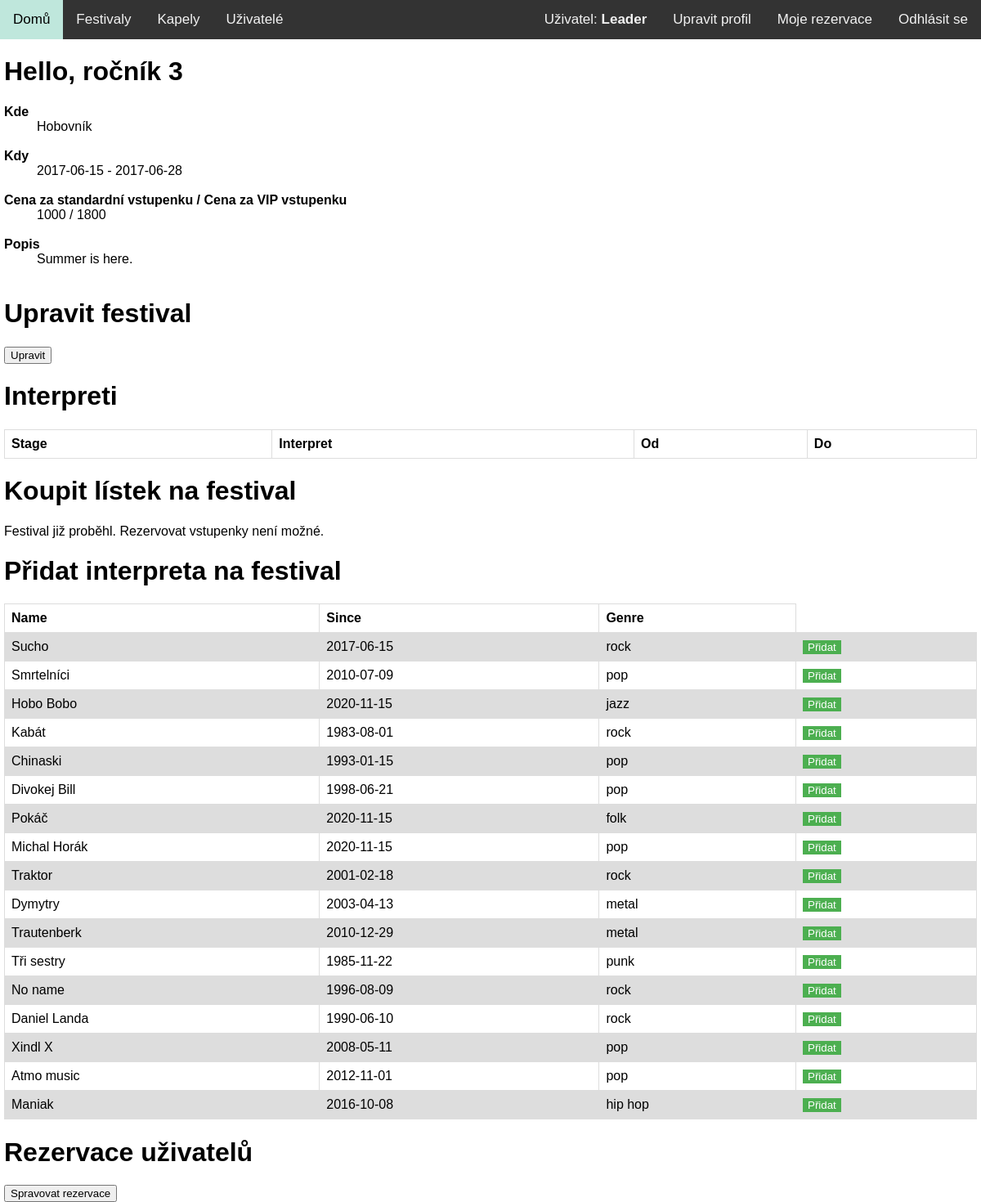
The page /festivals.php?details=2 (signed in) on the database its author committed.
### tables this page shows
CREATE TABLE IF NOT EXISTS `Festival` (
  `id` int(1) NOT NULL AUTO_INCREMENT,
  `nazev` varchar(30) NOT NULL,
  `rocnik` int(1) NOT NULL,
  `misto_konani` varchar(30) NOT NULL,
  `datum_od` date NOT NULL,
  `datum_do` date NOT NULL,
  `vstupne_standard` int(1) NOT NULL,
  `vstupne_vip` int(1) NOT NULL,
  `zaplneno` int(1) NOT NULL,
  `kapacita` int(1) NOT NULL,
  `popis` text NOT NULL,
  PRIMARY KEY (`id`),
  UNIQUE KEY `nazev_rocnik` (`nazev`,`rocnik`)
);

CREATE TABLE IF NOT EXISTS `Interpret` (
  `id` int(1) NOT NULL AUTO_INCREMENT,
  `jmeno` varchar(30) NOT NULL,
  `logo_img` varchar(30) DEFAULT NULL,
  `datum_vzniku` date NOT NULL,
  `zanr` varchar(30) NOT NULL,
  PRIMARY KEY (`id`),
  UNIQUE KEY `jmeno` (`jmeno`)
);

### web/festivals.php (the view, shortened to what this page needs)
<?php
    require 'functions.php';
    if (array_key_exists('details', $_GET))
    {
        try {
            $stmt = $pdo->prepare('SELECT * FROM Festival WHERE id = ?');
            $stmt->execute(array($_GET['details']));
            $festival = $stmt->fetch();
        }
        catch (PDOException $e) {
            echo '<h2>Spojení s databází selhalo: ' .$e->getMessage().'</h2>';
        }
        echo "<h1>${festival['nazev']}, ročník ${festival['rocnik']}</h1>\n";
        echo "<p>\n";
        echo "<dl>\n";
        echo "<b><dt>Kde</dt></b>\n";
        echo "<dd>${festival['misto_konani']}<dd><br>\n";
        echo "<b><dt>Kdy</dt></b>\n";
        echo "<dd>${festival['datum_od']} - ${festival['datum_do']}</dd><br>\n";
        echo "<b><dt>Cena za standardní vstupenku / Cena za VIP vstupenku</dt></b>\n";
        echo "<dd>${festival['vstupne_standard']} / ${festival['vstupne_vip']}</dd><br>\n";
        echo "<b><dt>Popis</dt></b>\n";
        echo "<dd>${festival['popis']}</dd><br>\n";
        echo "</dl>\n";
        echo "</p>\n";
        if (has_rights_of('poradatel'))
        {
            echo "<h1>Upravit festival</h1>\n";
            echo "<a href=edit_festival.php?edit=${festival['id']}><button>Upravit</button></a>\n";
        }
        echo "<h1>Interpreti</h1>\n";
        echo "<p>\n";
        echo "<table>\n";
        echo "<tr>";
        foreach (array('Stage', 'Interpret', 'Od', 'Do') as $column)
            echo "<th>${column}</th>";
        echo "</tr>\n";
        echo "</table>\n";
        echo "</p>\n";
        echo "<h1>Koupit lístek na festival</h1>\n";
        echo "<p>\n";
        $datum = date('Y-m-d');
        $datum_do = $festival['datum_do'];
        if ($datum_do < $datum)
            echo "Festival již proběhl. Rezervovat vstupenky není možné.";
        else
            echo "<a href=tickets.php?buy=${festival['id']}><button>Nakupovat</button></a>\n";
        echo "</p>\n";
        if (has_rights_of('poradatel'))
        {
            echo "<h1>Přidat interpreta na festival</h1>\n";
            echo "<table>\n";
            echo "<tr>";
            foreach (array('Name', 'Since', 'Genre') as $column)
                echo "<th>${column}</th>";
            echo "</tr>\n";
            try {
                $rows = $pdo->query('SELECT * FROM Interpret');
            }
            catch (PDOException $e) {
                echo '<h2>Spojení s databází selhalo: ' .$e->getMessage().'</h2>';
            }
            while ($row = $rows->fetch())
            {
                echo "<tr>";
                foreach (array('jmeno', 'datum_vzniku', 'zanr') as $column)
                    echo '<td>', $row[$column], '</td>';
                echo '<td><a href="festivals.php?details=', $_GET['details'], '&amp;add=', $row['id'], '"><button class="button button1">Přidat</button></a></td>';
                echo "</tr>\n";
            }
            echo "</table>\n";
        }
        if (has_rights_of('pokladni'))
        {
            echo "<h1>Rezervace uživatelů</h1>";
            echo '<td><a href="stat_reserv.php?reserv=', $_GET['details'], '"><button>Spravovat rezervace</button></a></td>';
        }
        die();
    }
?>

### web/functions.php (style rules this page uses)
body { margin: 0; font-family: Arial, Helvetica, sans-serif; }
table { font-family: arial, sans-serif; border-collapse: collapse; width: 100%; }
td, th { border: 1px solid #dddddd; text-align: left; padding: 8px; }
tr:nth-child(even) { background-color: #dddddd; }
.button { border: none; color: white; text-align: center; display: inline-block; }
.button1 { background-color: #4CAF50; }

### rows shown on the page
festival: nazev "Hello", rocnik "3", misto_konani "Hobovník", datum_od "2017-06-15", datum_do "2017-06-28", vstupne_standard "1000", vstupne_vip "1800", popis "Summer is here."
interpret: jmeno "Sucho", datum_vzniku "2017-06-15", zanr "rock"
interpret: jmeno "Smrtelníci", datum_vzniku "2010-07-09", zanr "pop"
interpret: jmeno "Hobo Bobo", datum_vzniku "2020-11-15", zanr "jazz"
interpret: jmeno "Kabát", datum_vzniku "1983-08-01", zanr "rock"
interpret: jmeno "Chinaski", datum_vzniku "1993-01-15", zanr "pop"
interpret: jmeno "Divokej Bill", datum_vzniku "1998-06-21", zanr "pop"
interpret: jmeno "Pokáč", datum_vzniku "2020-11-15", zanr "folk"
interpret: jmeno "Michal Horák", datum_vzniku "2020-11-15", zanr "pop"
interpret: jmeno "Traktor", datum_vzniku "2001-02-18", zanr "rock"
interpret: jmeno "Dymytry", datum_vzniku "2003-04-13", zanr "metal"
interpret: jmeno "Trautenberk", datum_vzniku "2010-12-29", zanr "metal"
interpret: jmeno "Tři sestry", datum_vzniku "1985-11-22", zanr "punk"
interpret: jmeno "No name", datum_vzniku "1996-08-09", zanr "rock"
interpret: jmeno "Daniel Landa", datum_vzniku "1990-06-10", zanr "rock"
interpret: jmeno "Xindl X", datum_vzniku "2008-05-11", zanr "pop"
interpret: jmeno "Atmo music", datum_vzniku "2012-11-01", zanr "pop"
interpret: jmeno "Maniak", datum_vzniku "2016-10-08", zanr "hip hop"

### other values the page prints
$_SESSION['user'] "Leader"
column "Stage"
column "Interpret"
column "Od"
column "Do"
column "Name"
column "Since"
column "Genre"
